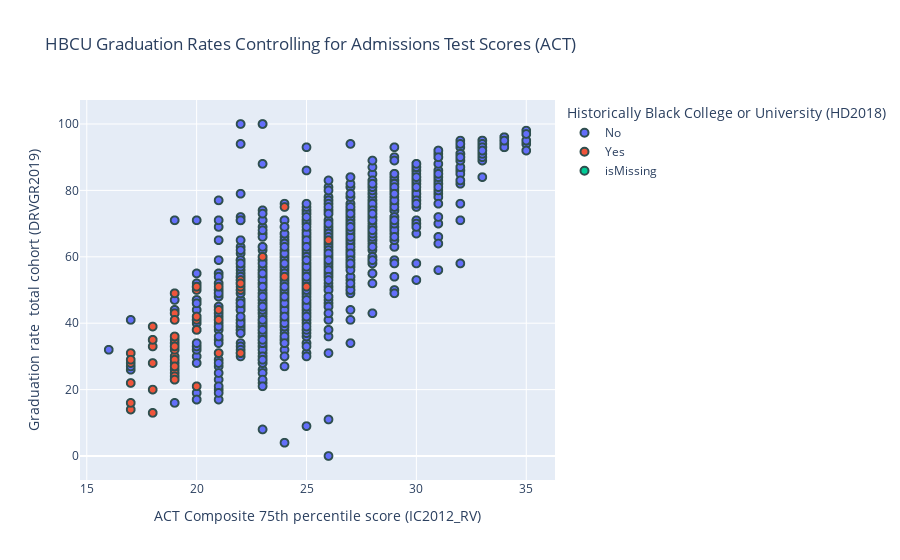

The notebook cell this image was saved under:
### Markdown cell above
## Graduation Rates vs ACT Scores

### Code cell
fig = px.scatter(
    df, x=test_score, y=total, color=hbcu, 
    title="HBCU Graduation Rates Controlling for Admissions Test Scores (ACT)",
    hover_name='Institution Name'
)

fig.update_traces(marker=dict(size=8,
                              line=dict(width=2,
                                        color='DarkSlateGrey')),
                  selector=dict(mode='markers'))
fig.show()

### Figure 1 — Plotly figure (JSON) as saved in the notebook; plotly's stock layout.template omitted (floating-point values rounded to 4 significant figures; data arrays with more than 128 entries replaced by an {"elided": "..."} marker saying what was removed)
{"data": [{"hovertemplate": "<b>%{hovertext}</b><br><br>Historically Black College or University (HD2018)=No<br>ACT Composite 75th percentile score (IC2012_RV)=%{x}<br>Graduation rate  total cohort (DRVGR2019)=%{y}<extra></extra>", "hovertext": {"elided": "2220 str values"}, "legendgroup": "No", "marker": {"color": "#636efa", "line": {"color": "DarkSlateGrey", "width": 2}, "size": 8, "symbol": "circle"}, "mode": "markers", "name": "No", "showlegend": true, "type": "scattergl", "x": {"elided": "2220 int values"}, "xaxis": "x", "y": {"elided": "2220 int values"}, "yaxis": "y"}, {"hovertemplate": "<b>%{hovertext}</b><br><br>Historically Black College or University (HD2018)=Yes<br>ACT Composite 75th percentile score (IC2012_RV)=%{x}<br>Graduation rate  total cohort (DRVGR2019)=%{y}<extra></extra>", "hovertext": ["Alabama A & M University", "Alabama State University", "Albany State University", "Alcorn State University", "Allen University", "American Baptist College", "Arkansas Baptist College", "Benedict College", "Bennett College", "Bethune-Cookman University", "Bluefield State College", "Bowie State University", "Central State University", "Cheyney University of Pennsylvania", "Claflin University", "Clark Atlanta University", "Clinton College", "Coppin State University", "Delaware State University", "Dillard University", "Edward Waters College", "Elizabeth City State University", "Fayetteville State University", "Fisk University", "Florida Agricultural and Mechanical University", "Florida Memorial University", "Fort Valley State University", "Grambling State University", "Hampton University", "Harris-Stowe State University", "Howard University", "Huston-Tillotson University", "Jackson State University", "Jarvis Christian College", "Johnson C Smith University", "Kentucky State University", "Lane College", "Langston University", "Le Moyne-Owen College", "Lincoln University", "Lincoln University", "Livingstone College", "Miles College", "Mississippi Valley State University", "Morehouse College", "Morgan State University", "Morris College", "Norfolk State University", "North Carolina A & T State University", "North Carolina Central University", "Oakwood University", "Paine College", "Paul Quinn College", "Philander Smith College", "Prairie View A & M University", "Rust College", "Saint Augustine's University", "Savannah State University", "Selma University", "Shaw University", "Simmons College of Kentucky", "South Carolina State University", "Southern University and A & M College", "Southern University at New Orleans", "Southwestern Christian College", "Spelman College", "Stillman College", "Talladega College", "Tennessee State University", "Texas College", "Texas Southern University", "Tougaloo College", "Tuskegee University", "University of Arkansas at Pine Bluff", "University of Maryland Eastern Shore", "University of the District of Columbia", "University of the Virgin Islands", "Virginia State University", "Virginia Union University", "Virginia University of Lynchburg", "Voorhees College", "West Virginia State University", "Wilberforce University", "Wiley College", "Winston-Salem State University", "Xavier University of Louisiana"], "legendgroup": "Yes", "marker": {"color": "#EF553B", "line": {"color": "DarkSlateGrey", "width": 2}, "size": 8, "symbol": "circle"}, "mode": "markers", "name": "Yes", "showlegend": true, "type": "scattergl", "x": [19, 19, 19, 20, null, null, null, null, null, 18, 21, 19, 18, null, 20, 21, null, null, 20, 20, 19, 18, 19, 22, 22, null, 18, 19, 23, null, 26, 19, 20, null, 19, 19, 17, null, 17, null, null, 19, null, 19, 24, 19, null, 19, 21, 19, 22, 18, 18, null, 19, 17, 17, 19, null, null, null, 18, 21, 20, null, 24, 19, null, null, null, 19, 20, 22, 19, 19, null, 17, 20, 17, null, null, 22, null, null, 20, 25], "xaxis": "x", "y": [30, 33, 23, 41, 22, 33, 8, 24, 63, 33, 31, 43, 28, 26, 51, 44, 76, 25, 42, 51, 26, 39, 34, 50, 53, 36, 35, 35, 60, 17, 65, 28, 38, 11, 49, 25, 22, 18, 14, 27, 47, 24, 25, 32, 54, 43, 25, 36, 51, 49, 51, 13, 20, 44, 36, 28, 16, 29, 2, 17, 0, 35, 41, 21, 26, 75, 27, 34, 32, 12, 23, 50, 52, 33, 41, 13, 31, 38, 29, 5, 41, 31, 20, 36, 51, 51], "yaxis": "y"}, {"hovertemplate": "<b>%{hovertext}</b><br><br>Historically Black College or University (HD2018)=isMissing<br>ACT Composite 75th percentile score (IC2012_RV)=%{x}<br>Graduation rate  total cohort (DRVGR2019)=%{y}<extra></extra>", "hovertext": ["American College of the Building Arts", "California International Business University", "Faith Theological Seminary and Christian College", "Keser Torah-Mayan Hatalmud", "Northwestern Polytechnic University", "Patrick Henry College", "Southeastern Free Will Baptist Bible College", "Southwestern Baptist Theological Seminary", "Urshan College"], "legendgroup": "isMissing", "marker": {"color": "#00cc96", "line": {"color": "DarkSlateGrey", "width": 2}, "size": 8, "symbol": "circle"}, "mode": "markers", "name": "isMissing", "showlegend": true, "type": "scattergl", "x": [null, null, null, null, null, null, null, null, null], "xaxis": "x", "y": [67, 94, 84, 14, 60, 64, 62, 33, 27], "yaxis": "y"}], "layout": {"legend": {"title": {"text": "Historically Black College or University (HD2018)"}, "tracegroupgap": 0}, "title": {"text": "HBCU Graduation Rates Controlling for Admissions Test Scores (ACT)"}, "xaxis": {"anchor": "y", "domain": [0, 1], "title": {"text": "ACT Composite 75th percentile score (IC2012_RV)"}}, "yaxis": {"anchor": "x", "domain": [0, 1], "title": {"text": "Graduation rate  total cohort (DRVGR2019)"}}}}
